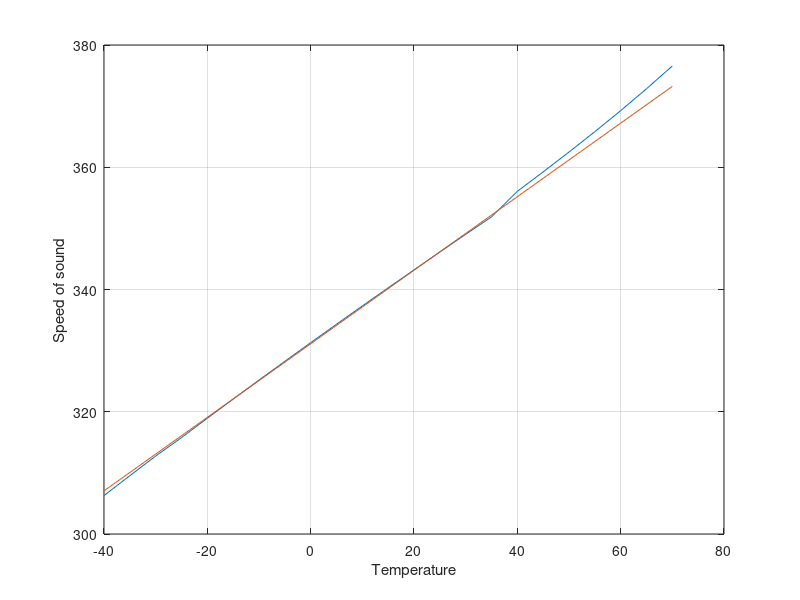
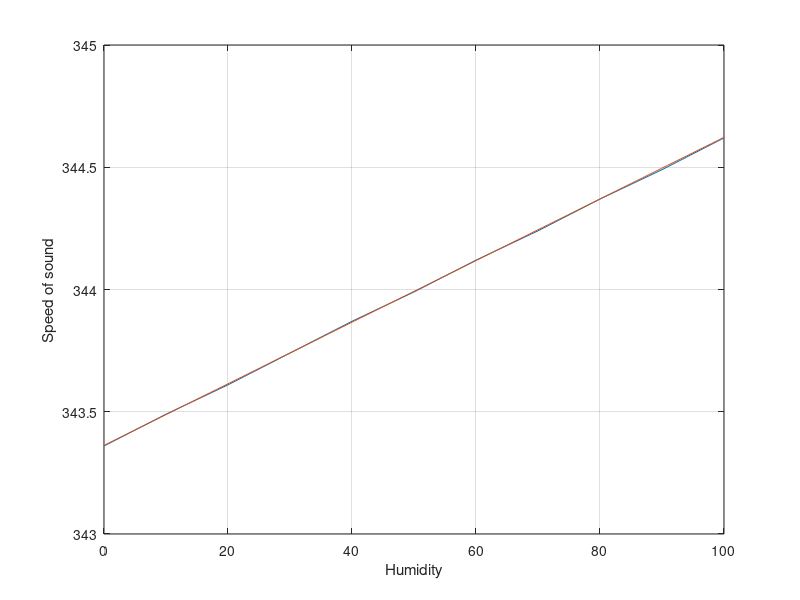

MATLAB code to generate these figures, in order:
format short
%Values from wikipedia

temp = [-40 -35 -30 -25 -20 -15 -10 -5 0 5 10 15 20 25 30 35 40 45 50 55 60 65 70];
speed1 = [306.29 309.54 312.75 315.77 318.94 322.07 325.18 328.25 331.30 334.32 337.31 340.27 343.21 346.13 349.02 351.88 356.06 359.24 362.49 365.82 369.26 372.84 376.57];

figure(1)
plot(temp, speed1)
hold on
grid on
xlabel('Temperature')
ylabel('Speed of sound')

%Testing the function given by polyfit
x1 = linspace(-40,70);
y1 = 331.1190 + 0.6016*x1;
plot(x1, y1)

polyfit(temp, speed1, 1)

%Values from
%http://www.sengpielaudio.com/calculator-airpressure.htm 
%at 20deg C and 101,325 kPa

hum = [0 10 20 30 40 50 60 70 80 90 100];
speed2 = [343.36 343.49 343.61 343.74 343.87 343.99 344.12 344.24 344.37 344.49 344.62];


figure(2)
plot(hum, speed2)
hold on
grid on
xlabel('Humidity')
ylabel('Speed of sound')

%Testing the function given by polyfit
x2 = linspace(0,100);
y2 = 343.3623 + 0.0126*x2;
plot(x2, y2)

polyfit(hum, speed2, 1)

%Idea: use start value for temperature and use the k value for both
%with two unknown, one for temp and one for humidity
%  =>   speed = 331.1190 + 0.6016*temp + 0.0126*humidity
